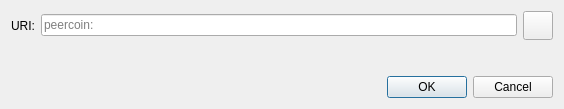
<?xml version="1.0" encoding="UTF-8"?>
<ui version="4.0">
 <class>OpenURIDialog</class>
 <widget class="QDialog" name="OpenURIDialog">
  <property name="geometry">
   <rect>
    <x>0</x>
    <y>0</y>
    <width>564</width>
    <height>109</height>
   </rect>
  </property>
  <property name="windowTitle">
   <string>Open peercoin URI</string>
  </property>
  <layout class="QVBoxLayout" name="verticalLayout">
   <item>
    <layout class="QHBoxLayout" name="horizontalLayout">
     <item>
      <widget class="QLabel" name="label">
       <property name="text">
        <string>URI:</string>
       </property>
      </widget>
     </item>
     <item>
      <widget class="QValidatedLineEdit" name="uriEdit">
       <property name="placeholderText">
        <string notr="true">peercoin:</string>
       </property>
      </widget>
     </item>
     <item>
      <widget class="QToolButton" name="pasteButton">
       <property name="toolTip">
        <string extracomment="Tooltip text for button that allows you to paste an address that is in your clipboard.">Paste address from clipboard</string>
       </property>
       <property name="text">
        <string/>
       </property>
       <property name="icon">
        <iconset resource="../bitcoin.qrc">
         <normaloff>:/icons/editpaste</normaloff>:/icons/editpaste
        </iconset>
       </property>
       <property name="iconSize">
        <size>
         <width>22</width>
         <height>22</height>
        </size>
       </property>
      </widget>
     </item>
    </layout>
   </item>
   <item>
    <spacer name="verticalSpacer">
     <property name="orientation">
      <enum>Qt::Vertical</enum>
     </property>
     <property name="sizeHint" stdset="0">
      <size>
       <width>20</width>
       <height>40</height>
      </size>
     </property>
    </spacer>
   </item>
   <item>
    <widget class="QDialogButtonBox" name="buttonBox">
     <property name="orientation">
      <enum>Qt::Horizontal</enum>
     </property>
     <property name="standardButtons">
      <set>QDialogButtonBox::Cancel|QDialogButtonBox::Ok</set>
     </property>
    </widget>
   </item>
  </layout>
 </widget>
 <customwidgets>
  <customwidget>
   <class>QValidatedLineEdit</class>
   <extends>QLineEdit</extends>
   <header>qt/qvalidatedlineedit.h</header>
  </customwidget>
 </customwidgets>
 <resources/>
 <connections>
  <connection>
   <sender>buttonBox</sender>
   <signal>accepted()</signal>
   <receiver>OpenURIDialog</receiver>
   <slot>accept()</slot>
   <hints>
    <hint type="sourcelabel">
     <x>248</x>
     <y>254</y>
    </hint>
    <hint type="destinationlabel">
     <x>157</x>
     <y>274</y>
    </hint>
   </hints>
  </connection>
  <connection>
   <sender>buttonBox</sender>
   <signal>rejected()</signal>
   <receiver>OpenURIDialog</receiver>
   <slot>reject()</slot>
   <hints>
    <hint type="sourcelabel">
     <x>316</x>
     <y>260</y>
    </hint>
    <hint type="destinationlabel">
     <x>286</x>
     <y>274</y>
    </hint>
   </hints>
  </connection>
 </connections>
</ui>
